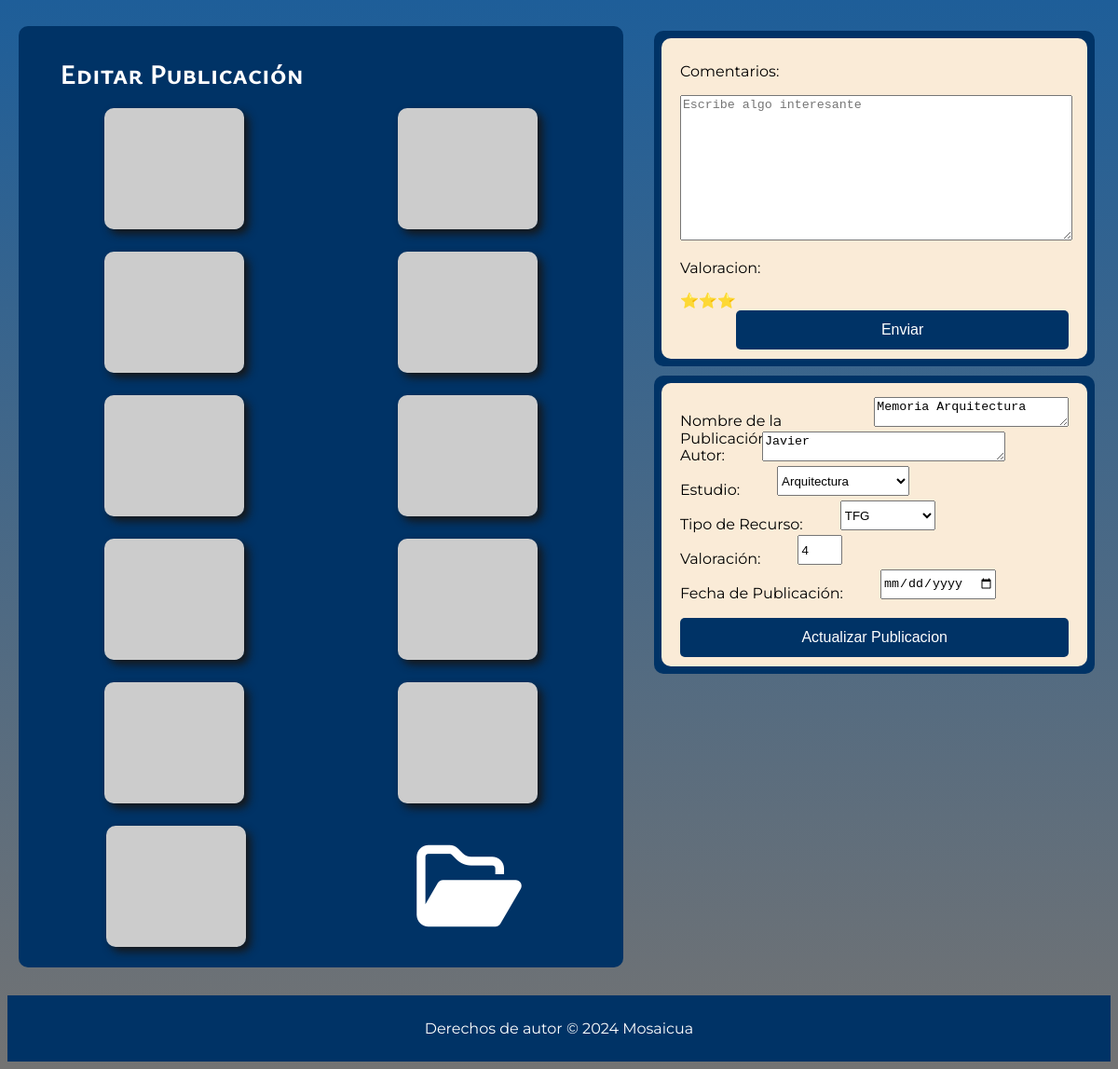
The page /editarDoc.php?idPublicacion=1 on the database as committed earlier.
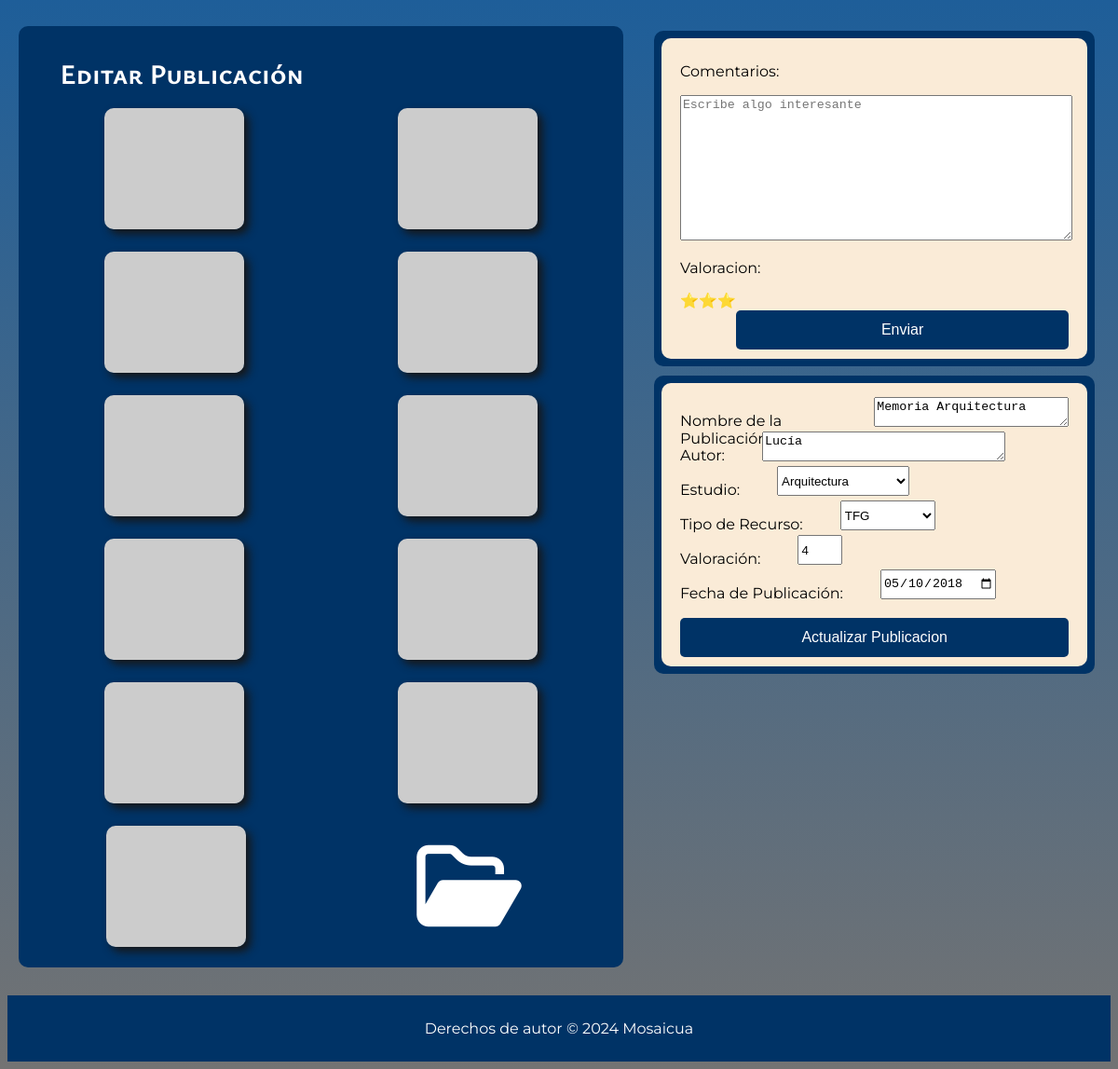
The same page on the database as committed later.
### tables this page shows
CREATE TABLE `publicacion` (
  `idPublicacion` int(11) NOT NULL,
  `Nombre` varchar(20) NOT NULL,
  `carrera` int(11) NOT NULL,
  `tipo` int(11) NOT NULL,
  `valoracion` int(11) NOT NULL,
  `fecha` date NOT NULL,
  `autor` varchar(20) NOT NULL
);

### editarDoc.php (the view, shortened to what the changed rows need)
<?php
$servername = "localhost";
$username = "admin";
$password = "admin";
$dbname = "ua";
$conn = new mysqli($servername, $username, $password, $dbname);
$nombre = "";
$valoracion = "";
$fecha = "";
$autor = "";
if (isset($_GET['idPublicacion'])) {
    $idPublicacion = $_GET['idPublicacion'];
    $sql = $conn->prepare("SELECT * FROM publicacion WHERE idPublicacion = ?");
    $sql->bind_param("i", $idPublicacion);
    $sql->execute();
    $result = $sql->get_result();
    if ($result->num_rows > 0) {
        $row = $result->fetch_assoc();
        $nombre = $row['Nombre'];
        $valoracion = $row['valoracion'];
        $fecha = $row['fecha'];
        $autor = $row['autor'];
    } else {
        echo "No se encontró la publicación.";
    }
} else {
    echo "No se proporcionó un ID de publicación.";
}
?>
<!DOCTYPE html>
<html lang="es">
<head>
    <link id="default-stylesheet" rel="stylesheet" href="style/editarDoc.css">
    <link id="night-stylesheet" rel="stylesheet" href="style/funcionales/noche/editarDocN.css" disabled>
    <link id="high-contrast-stylesheet" rel="stylesheet" href="style/funcionales/contraste/editarDocC.css" disabled>
    <link id="read-mode-stylesheet" rel="stylesheet" href="style/funcionales/lectura/editarDocS.css" disabled>
    <link rel="stylesheet" href="fontello-10643fc5/css/fontello.css">
</head>
<body>
    <main>
        <div id="body_izq">
            <h2>Editar Publicación</h2>
        </div>
        <div id="body_dch">
            <div id="body_abj">
                <div id="contenedorTexto">
                    <form method="POST" action="editarDoc.php">
                        <div class="editar_datos">
                            <p>Nombre de la Publicación:</p>
                            <textarea name="nombre" rows="1" cols="30"
                                required><?php echo htmlspecialchars($nombre); ?></textarea>
                        </div>
                        <div class="editar_datos">
                            <p>Autor:</p>
                            <textarea name="autor" rows="1" cols="30"
                                required><?php echo htmlspecialchars($autor); ?></textarea>
                        </div>
                        <div class="editar_datos">
                            <p>Valoración:</p>
                            <input type="number" name="valoracion" min="0" max="5" required
                                value="<?php echo htmlspecialchars($valoracion); ?>">
                        </div>
                        <div class="editar_datos">
                            <p>Fecha de Publicación:</p>
                            <input type="date" name="fecha" required value="<?php echo htmlspecialchars($fecha); ?>">
                        </div>
                    </form>
                </div>
            </div>
        </div>
    </main>
</body>
</html>

Rows that differ between the two databases and show on the page:
changed publicacion "Memoria Arquitectura": autor "Javier" → "Lucía"; fecha (not shown) → "05/10/2018"
